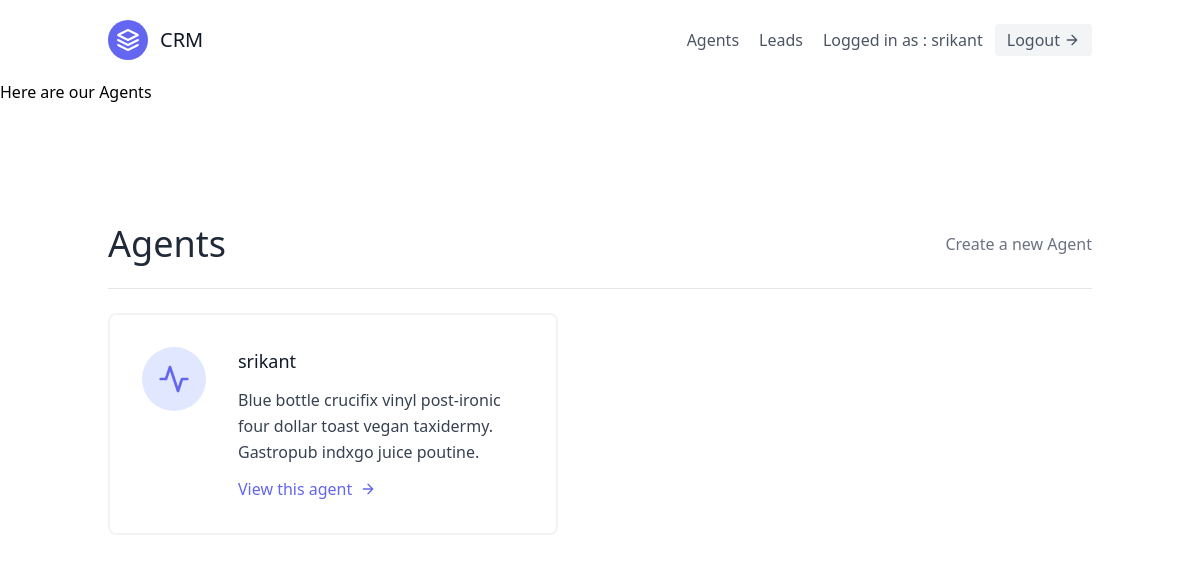
/agents/ (signed in), run on an earlier commit of the app's database.
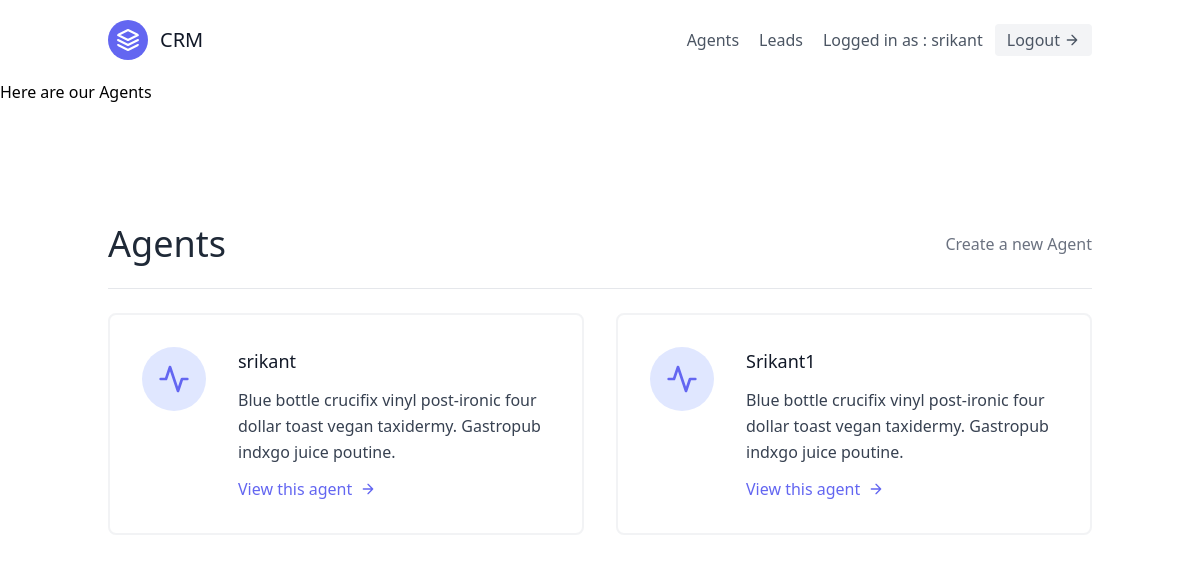
And on a later commit of the database.
### leads/models.py (models this page shows, shortened)
class Agent(models.Model):
    user = models.OneToOneField(User, on_delete=models.CASCADE)
    organisation = models.ForeignKey(UserProfile, on_delete=models.CASCADE)

class User(AbstractUser):
    is_organisor = models.BooleanField(default=True)
    is_agent = models.BooleanField(default=False)

### agents/views.py (the view)
# urls.py: path('', AgentListView.as_view(), name  = 'agent-list'),
class AgentListView(OrganisorAndLoginRequiredMixin, generic.ListView):
    template_name = "agents/agent_list.html"
    def get_queryset(self):
        organisation = self.request.user.userprofile
        return Agent.objects.filter(organisation=organisation)

### agents/mixins.py (called while the page is built)
    def dispatch(self, request, *args, **kwargs):
        if not request.user.is_authenticated or not request.user.is_organisor:
            return redirect("leads:lead-list")
        return super().dispatch(request, *args, **kwargs)

### agents/templates/agents/agent_list.html
{% extends "base.html" %}
{% block content %}
<h1>Here are our Agents</h1>
<section class="text-gray-700 body-font">
    <div class="container px-5 py-24 mx-auto flex flex-wrap">
        <div class="w-full mb-6 py-6 flex justify-between items-center border-b border-gray-200">
            <div>
                <h1 class="text-4xl text-gray-800">Agents</h1>
            </div>
            <div>
                <a class = "text-gray-500 hover:text-blue-500" href = "{% url 'agents:agent-create'%}"> Create a new Agent</a>
            </div>
        </div>
        <div class="flex flex-wrap -m-4">
        {% for agent in object_list %}
            <div class="p-4 lg:w-1/2 md:w-full">
            <div class="flex border-2 rounded-lg border-gray-200 border-opacity-50 p-8 sm:flex-row flex-col">
                <div class="w-16 h-16 sm:mr-8 sm:mb-0 mb-4 inline-flex items-center justify-center rounded-full bg-indigo-100 text-indigo-500 flex-shrink-0">
                <svg fill="none" stroke="currentColor" stroke-linecap="round" stroke-linejoin="round" stroke-width="2" class="w-8 h-8" viewBox="0 0 24 24">
                    <path d="M22 12h-4l-3 9L9 3l-3 9H2"></path>
                </svg>
                </div>
                <div class="flex-grow">
                    <h2 class="text-gray-900 text-lg title-font font-medium mb-3">{{ agent.user.username}}</h2>
                    <p class="leading-relaxed text-base">Blue bottle crucifix vinyl post-ironic four dollar toast vegan taxidermy. Gastropub indxgo juice poutine.</p>
                    <a href="{% url 'agents:agent-detail' agent.pk %}" class="mt-3 text-indigo-500 inline-flex items-center">View this agent
                        <svg fill="none" stroke="currentColor" stroke-linecap="round" stroke-linejoin="round" stroke-width="2" class="w-4 h-4 ml-2" viewBox="0 0 24 24">
                           <path d="M5 12h14M12 5l7 7-7 7"></path>
                        </svg>
                    </a>
                </div>
                </div>
        </div>
    {% endfor %}
        </div>
    </div>
</section>
{% endblock content %}

What changed in the data, as far as the page shows it:
added Agent: user.username "Srikant1"
